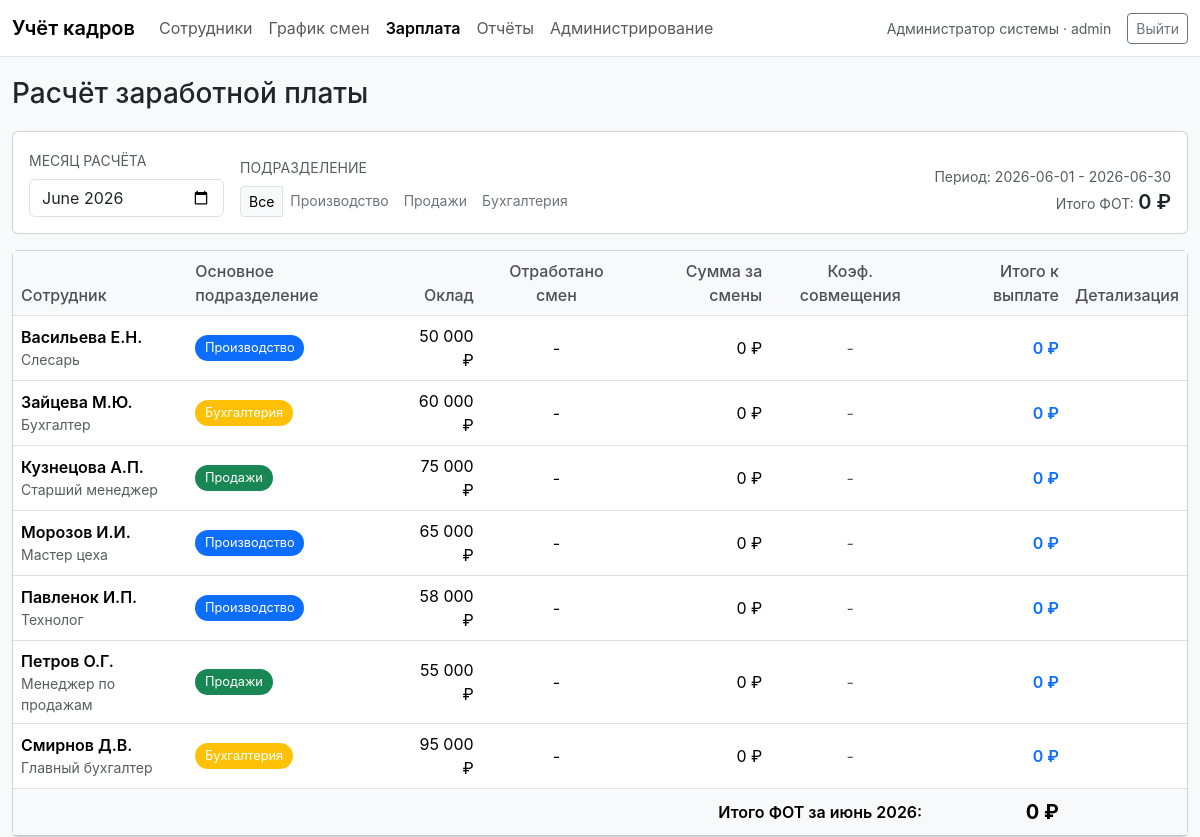
Page /pages/salary.php (signed in) on the committed database.
### tables this page shows
CREATE TABLE departments (
    id         INT AUTO_INCREMENT PRIMARY KEY,
    name       VARCHAR(100) NOT NULL UNIQUE,
    color      VARCHAR(20)  NOT NULL DEFAULT '#0d6efd',
    created_at TIMESTAMP    DEFAULT CURRENT_TIMESTAMP
);

CREATE TABLE employees (
    id            INT AUTO_INCREMENT PRIMARY KEY,
    surname       VARCHAR(80)  NOT NULL,
    first_name    VARCHAR(80)  NOT NULL,
    patronymic    VARCHAR(80)  DEFAULT NULL,
    department_id INT          NOT NULL,
    position_id   INT          NOT NULL,
    salary        DECIMAL(10,2) NOT NULL DEFAULT 0,
    hire_date     DATE         DEFAULT NULL,
    phone         VARCHAR(30)  DEFAULT NULL,
    email         VARCHAR(120) DEFAULT NULL,
    created_at    TIMESTAMP    DEFAULT CURRENT_TIMESTAMP,
    CONSTRAINT fk_emp_dept FOREIGN KEY (department_id) REFERENCES departments(id) ON UPDATE CASCADE ON DELETE RESTRICT,
    CONSTRAINT fk_emp_pos  FOREIGN KEY (position_id)   REFERENCES positions(id)   ON UPDATE CASCADE ON DELETE RESTRICT
);

CREATE TABLE positions (
    id         INT AUTO_INCREMENT PRIMARY KEY,
    name       VARCHAR(100) NOT NULL UNIQUE,
    created_at TIMESTAMP    DEFAULT CURRENT_TIMESTAMP
);

### includes/db.php (called while the page is built, shortened)
<?php
function db(): PDO {
    static $pdo = null;
    if ($pdo !== null) {
        return $pdo;
    }
    $cfg = require __DIR__ . '/config.php';
    $c = $cfg['db'];
    $dsn = "mysql:host={$c['host']};port={$c['port']};dbname={$c['name']};charset={$c['charset']}";
    $pdo = new PDO($dsn, $c['user'], $c['password'], [
        PDO::ATTR_ERRMODE            => PDO::ERRMODE_EXCEPTION,
        PDO::ATTR_DEFAULT_FETCH_MODE => PDO::FETCH_ASSOC,
        PDO::ATTR_EMULATE_PREPARES   => false,
    ]);
    return $pdo;
}

### includes/config.php (called while the page is built, shortened)
<?php
return [
    'db' => [
        'host'     => '127.0.0.1',
        'port'     => 3306,
        'name'     => 'personnel_db',
        'user'     => 'root',
        'password' => '',
        'charset'  => 'utf8mb4',
    ],
    'app' => [
        'title'        => 'Информационная система учёта кадров',
        'monthly_norm' => 22,
        'combine_rate' => 0.15,
    ],
];

### includes/salary.php (called while the page is built, shortened)
<?php
require_once __DIR__ . '/db.php';
function calculate_payroll(string $ym, int $dept_filter = 0): array {
    $cfg  = require __DIR__ . '/config.php';
    $norm = (float)$cfg['app']['monthly_norm'];
    $rate = (float)$cfg['app']['combine_rate'];
    [$year, $month] = array_map('intval', explode('-', $ym));
    $from = sprintf('%04d-%02d-01', $year, $month);
    $to   = date('Y-m-t', strtotime($from));
    $sql = "
        SELECT e.id, e.surname, e.first_name, e.patronymic, e.salary,
               e.department_id AS base_dept_id,
               d.name  AS base_dept_name,
               d.color AS base_dept_color,
               p.name  AS position_name
        FROM employees e
        JOIN departments d ON d.id = e.department_id
        JOIN positions   p ON p.id = e.position_id
    ";
    $params = [];
    $sql .= ' ORDER BY e.surname, e.first_name';
    $st = db()->prepare($sql);
    $st->execute($params);
    $employees = $st->fetchAll();
    $st = db()->prepare("
        SELECT s.employee_id, s.shift_date, s.department_id,
               d.name AS dept_name, d.color AS dept_color
        FROM shifts s
        JOIN departments d ON d.id = s.department_id
        WHERE s.shift_date BETWEEN :a AND :b
        ORDER BY s.shift_date
    ");
    $st->execute([':a' => $from, ':b' => $to]);
    $shifts_by_emp = [];
    foreach ($st->fetchAll() as $sh) {
        $shifts_by_emp[(int)$sh['employee_id']][] = $sh;
    }
    $rows = [];
    $payroll_total = 0.0;
    foreach ($employees as $e) {
        $emp_shifts = $shifts_by_emp[(int)$e['id']] ?? [];
        $total = count($emp_shifts);
        $main  = 0;
        $other = 0;
        $shift_cost = $norm > 0 ? ((float)$e['salary']) / $norm : 0.0;
        $base_sum   = $total * $shift_cost;
        $coef       = $other > 0 && $total > 0 ? 1 + ($other / $total) * $rate : 1.0;
        $total_pay  = round($base_sum * $coef);
        $payroll_total += $total_pay;
        $rows[] = [
            'emp_id'          => (int)$e['id'],
            'fio'             => trim($e['surname'] . ' ' . mb_substr($e['first_name'], 0, 1) . '.' . ($e['patronymic'] ? mb_substr($e['patronymic'], 0, 1) . '.' : '')),
            'surname'         => $e['surname'],
            'first_name'      => $e['first_name'],
            'patronymic'      => $e['patronymic'],
            'base_dept_id'    => (int)$e['base_dept_id'],
            'base_dept_name'  => $e['base_dept_name'],
            'base_dept_color' => $e['base_dept_color'],
            'position'        => $e['position_name'],
            'salary'          => (float)$e['salary'],
            'shifts_total'    => $total,
            'shifts_main'     => $main,
            'shifts_other'    => $other,
            'shift_cost'      => round($shift_cost),
            'base_sum'        => round($base_sum),
            'combine_coef'    => $coef,
            'total_salary'    => $total_pay,
            'detail'          => $emp_shifts,
        ];
    }
    return [
        'rows'    => $rows,
        'total'   => $payroll_total,
        'ym'      => $ym,
        'from'    => $from,
        'to'      => $to,
        'norm'    => $norm,
        'rate'    => $rate,
    ];
}

### includes/helpers.php (called while the page is built, shortened)
<?php
function money_ru(float|int|string $v): string {
    $n = (float)$v;
    return number_format($n, 0, ',', ' ') . ' ₽';
}

### pages/salary.php (the view, shortened to what this page needs)
<?php
require_once __DIR__ . '/../includes/layout.php';
require_once __DIR__ . '/../includes/helpers.php';
require_once __DIR__ . '/../includes/salary.php';
$ym = (string)($_GET['ym'] ?? date('Y-m'));
$filter_dept = isset($_GET['dept']) && $_GET['dept'] !== '' ? (int)$_GET['dept'] : 0;
$payroll = calculate_payroll($ym, $filter_dept);
$departments = db()->query('SELECT id, name, color FROM departments ORDER BY id')->fetchAll();
[$year, $month] = array_map('intval', explode('-', $ym));
$months_ru = [1=>'январь','февраль','март','апрель','май','июнь','июль','август','сентябрь','октябрь','ноябрь','декабрь'];
$title_human = $months_ru[$month] . ' ' . $year;
?>
<div class="container-xxl">
  <h1 class="page-title h3">Расчёт заработной платы</h1>
  <div class="card mb-3">
    <div class="card-body">
      <form method="get" class="row g-3 align-items-end">
        <div class="col-auto">
          <label class="form-label small text-uppercase text-muted">Месяц расчёта</label>
          <input type="month" name="ym" value="<?= h($ym) ?>" class="form-control" onchange="this.form.submit()">
        </div>
        <div class="col-auto">
          <label class="form-label small text-uppercase text-muted d-block">Подразделение</label>
          <div class="btn-group" role="group">
            <a class="btn btn-sm <?= $filter_dept === 0 ? 'btn-light border' : 'btn-outline-secondary border-0' ?>" href="?ym=<?= h($ym) ?>">Все</a>
            <?php foreach ($departments as $d): ?>
              <a class="btn btn-sm <?= $filter_dept === (int)$d['id'] ? 'btn-light border' : 'btn-outline-secondary border-0' ?>" href="?ym=<?= h($ym) ?>&dept=<?= (int)$d['id'] ?>"><?= h($d['name']) ?></a>
            <?php endforeach; ?>
          </div>
        </div>
        <div class="col-auto ms-auto text-end">
          <div class="small text-muted">Период: <?= h($payroll['from']) ?> - <?= h($payroll['to']) ?></div>
          <div><span class="text-muted small">Итого ФОТ:</span> <span class="fw-semibold fs-5"><?= h(money_ru($payroll['total'])) ?></span></div>
        </div>
      </form>
    </div>
  </div>
  <div class="card">
    <div class="card-body p-0">
      <?php if (empty($payroll['rows'])): ?>
        <div class="p-4 text-center text-muted">Сотрудники не найдены для выбранного фильтра.</div>
      <?php else: ?>
      <table class="table mb-0 align-middle">
        <thead>
          <tr>
            <th>Сотрудник</th>
            <th>Основное подразделение</th>
            <th class="text-end">Оклад</th>
            <th class="text-center">Отработано смен</th>
            <th class="text-end">Сумма за смены</th>
            <th class="text-center">Коэф. совмещения</th>
            <th class="text-end">Итого к выплате</th>
            <th class="text-center">Детализация</th>
          </tr>
        </thead>
        <tbody>
          <?php foreach ($payroll['rows'] as $i => $row): ?>
          <tr>
            <td>
              <div class="fw-semibold"><?= h($row['fio']) ?></div>
              <div class="small text-muted"><?= h($row['position']) ?></div>
            </td>
            <td><span class="badge-dept" style="background-color: <?= h($row['base_dept_color']) ?>"><?= h($row['base_dept_name']) ?></span></td>
            <td class="text-end"><?= h(money_ru($row['salary'])) ?></td>
            <td class="text-center"><?= $row['shifts_total'] > 0 ? $row['shifts_total'] : '-' ?></td>
            <td class="text-end"><?= h(money_ru($row['base_sum'])) ?></td>
            <td class="text-center">
              <?php if ($row['shifts_other'] > 0): ?>
                <span class="badge bg-warning text-dark"><?= $row['shifts_other'] ?>/<?= $row['shifts_total'] ?> · <?= number_format(($row['combine_coef'] - 1) * 100, 1) ?>%</span>
              <?php else: ?>
                <span class="text-muted">-</span>
              <?php endif; ?>
            </td>
            <td class="text-end fw-semibold text-primary"><?= h(money_ru($row['total_salary'])) ?></td>
            <td class="text-center">
            </td>
          </tr>
          <?php endforeach; ?>
        </tbody>
        <tfoot>
          <tr class="table-light">
            <td colspan="6" class="fw-semibold text-end">Итого ФОТ за <?= h($title_human) ?>:</td>
            <td class="text-end fw-bold fs-5"><?= h(money_ru($payroll['total'])) ?></td>
            <td></td>
          </tr>
        </tfoot>
      </table>
      <?php endif; ?>
    </div>
  </div>
</div>

### assets/css/style.css (style rules this page uses)
body { font-family: -apple-system, BlinkMacSystemFont, "Segoe UI", Roboto, "Helvetica Neue", Arial, sans-serif; }
.container-xxl { max-width: 1320px; }
.page-title { margin: 1.25rem 0 1.25rem; }
.badge-dept { display: inline-block; padding: 0.2rem 0.6rem; border-radius: 1rem; font-size: 0.8rem; color: #fff; }
.table thead th { background: #f8f9fa; border-bottom: 1px solid #dee2e6; font-weight: 500; color: #495057; }

### rows in the picture
departments: name "Производство"
departments: name "Продажи"
departments: name "Бухгалтерия"
employees: fio "Васильева Е.Н.", position.name "Слесарь", department.name "Производство", salary "50 000 ₽", base_sum "0 ₽", total_salary "0 ₽"
employees: fio "Зайцева М.Ю.", position.name "Бухгалтер", department.name "Бухгалтерия", salary "60 000 ₽", base_sum "0 ₽", total_salary "0 ₽"
employees: fio "Кузнецова А.П.", position.name "Старший менеджер", department.name "Продажи", salary "75 000 ₽", base_sum "0 ₽", total_salary "0 ₽"
employees: fio "Морозов И.И.", position.name "Мастер цеха", department.name "Производство", salary "65 000 ₽", base_sum "0 ₽", total_salary "0 ₽"
employees: fio "Павленок И.П.", position.name "Технолог", department.name "Производство", salary "58 000 ₽", base_sum "0 ₽", total_salary "0 ₽"
employees: fio "Петров О.Г.", position.name "Менеджер по продажам", department.name "Продажи", salary "55 000 ₽", base_sum "0 ₽", total_salary "0 ₽"
employees: fio "Смирнов Д.В.", position.name "Главный бухгалтер", department.name "Бухгалтерия", salary "95 000 ₽", base_sum "0 ₽", total_salary "0 ₽"

### other values in the picture
$it['label'] "Сотрудники"
$it['label'] "График смен"
$it['label'] "Зарплата"
$it['label'] "Отчёты"
$it['label'] "Администрирование"
$u['full_name'] "Администратор системы"
$u['role'] "admin"
$payroll['from'] "2026-06-01"
$payroll['to'] "2026-06-30"
money_ru($payroll['total']) "0 ₽"
$title_human "июнь 2026"
